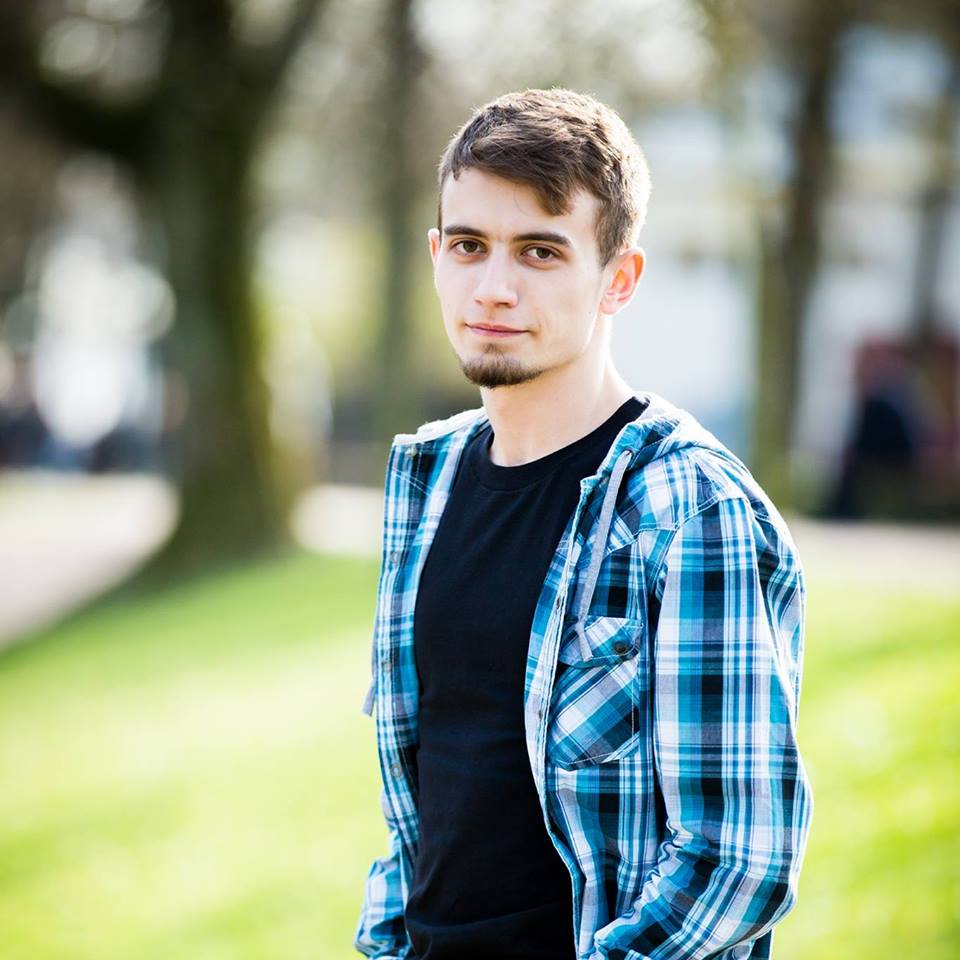
#> input picture Project/canny/faces_imgs/img2.jpg, 960 x 960 px; its folder holds only this picture in this run
$ python main.py   (older library calls are emulated)
#> lines starting #> are read from the running program, lines starting #| are printed output that depends on the picture; after the words box and inside, x2 and y2 are one past the last pixel; in counts of white or black regions, pixels touching at a corner belong together
from scipy import ndimage
from scipy.ndimage.filters import convolve

from scipy import misc
from scipy import ndimage
import numpy as np
import cv2 as cv2
from os import environ
import matplotlib.pyplot as plt

import numpy as np
import matplotlib.pyplot as plt
import matplotlib.image as mpimg
import os
import scipy.misc as sm


def rgb2gray(rgb):
    r, g, b = rgb[:, :, 1], rgb[:, :, 0], rgb[:, :, 2]
    gray = 0.2989 * r + 0.5870 * g + 0.1140 * b

    return gray


def load_data(dir_name='faces_imgs'):
    '''
    Load images from the "faces_imgs" directory
    Images are in JPG and we convert it to gray scale images
    '''
#> called with dir_name = 'faces_imgs'
    imgs = []
    for filename in os.listdir(dir_name):
        if os.path.isfile(dir_name + '/' + filename):
            img = mpimg.imread(dir_name + '/' + filename)
#> img is the input picture: shape (960, 960, 3); mean R, G, B 141.4, 154.4, 134.7
            img = rgb2gray(img)
#> in rgb2gray, `gray = 0.2989 * r + 0.5870 * g + 0.1140 * b`:
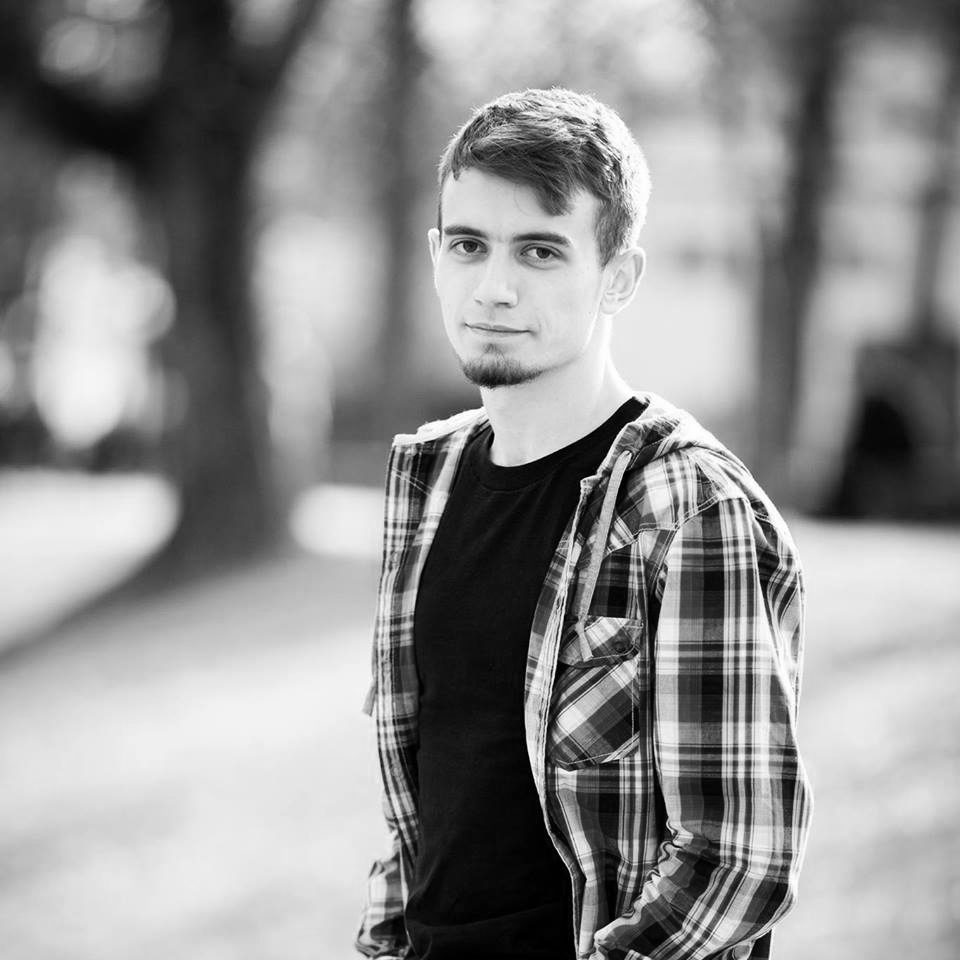
#> gray: shape (960, 960) float64; min 0, max 255, mean 144.5
            plt.imshow(img,cmap='gray')
            plt.show()
            imgs.append(img)
    return imgs


def visualize(imgs, format=None, gray=False):
    plt.figure(figsize=(20, 40))
    for i, img in enumerate(imgs):
        if img.shape[0] == 3:
            img = img.transpose(1, 2, 0)
        plt_idx = i + 1
        plt.subplot(2, 2, plt_idx)
        plt.imshow(img, cmap='gray')
    plt.show()


class cannyEdgeDetector:
    def __init__(self, imgs, sigma=1, kernel_size=5, weak_pixel=75, strong_pixel=255, lowthreshold=0.05,
                 highthreshold=0.15):
        self.imgs = imgs
        self.imgs_final = []
        self.img_smoothed = None
        self.gradientMat = None
        self.thetaMat = None
        self.nonMaxImg = None
        self.thresholdImg = None
        self.weak_pixel = weak_pixel
        self.strong_pixel = strong_pixel
        self.sigma = sigma
        self.kernel_size = kernel_size
        self.lowThreshold = lowthreshold
        self.highThreshold = highthreshold
        return

    def gaussian_kernel(self, size, sigma=1):
        size = int(size) // 2
        x, y = np.mgrid[-size:size + 1, -size:size + 1]
        normal = 1 / (2.0 * np.pi * sigma ** 2)
        g = np.exp(-((x ** 2 + y ** 2) / (2.0 * sigma ** 2))) * normal
        return g

    def sobel_filters(self, img):
        Kx = np.array([[-1, 0, 1], [-2, 0, 2], [-1, 0, 1]], np.float32)
        Ky = np.array([[1, 2, 1], [0, 0, 0], [-1, -2, -1]], np.float32)

        Ix = ndimage.filters.convolve(img, Kx)
        Iy = ndimage.filters.convolve(img, Ky)

        G = np.hypot(Ix, Iy)
        G = G / G.max() * 255
        theta = np.arctan2(Iy, Ix)
        return (G, theta)

    def non_max_suppression(self, img, D):
        M, N = img.shape
        Z = np.zeros((M, N), dtype=np.int32)
        angle = D * 180. / np.pi
        angle[angle < 0] += 180

        for i in range(1, M - 1):
            for j in range(1, N - 1):
                try:
                    q = 255
                    r = 255

                    # angle 0
                    if (0 <= angle[i, j] < 22.5) or (157.5 <= angle[i, j] <= 180):
                        q = img[i, j + 1]
                        r = img[i, j - 1]
                    # angle 45
                    elif (22.5 <= angle[i, j] < 67.5):
                        q = img[i + 1, j - 1]
                        r = img[i - 1, j + 1]
                    # angle 90
                    elif (67.5 <= angle[i, j] < 112.5):
                        q = img[i + 1, j]
                        r = img[i - 1, j]
                    # angle 135
                    elif (112.5 <= angle[i, j] < 157.5):
                        q = img[i - 1, j - 1]
                        r = img[i + 1, j + 1]

                    if (img[i, j] >= q) and (img[i, j] >= r):
                        Z[i, j] = img[i, j]
                    else:
                        Z[i, j] = 0


                except IndexError as e:
                    pass

        return Z

    def threshold(self, img):

        highThreshold = img.max() * self.highThreshold;
        lowThreshold = highThreshold * self.lowThreshold;

        M, N = img.shape
        res = np.zeros((M, N), dtype=np.int32)

        weak = np.int32(self.weak_pixel)
        strong = np.int32(self.strong_pixel)

        strong_i, strong_j = np.where(img >= highThreshold)
        zeros_i, zeros_j = np.where(img < lowThreshold)

        weak_i, weak_j = np.where((img <= highThreshold) & (img >= lowThreshold))

        res[strong_i, strong_j] = strong
        res[weak_i, weak_j] = weak

        return (res)

    def hysteresis(self, img):

        M, N = img.shape
        weak = self.weak_pixel
        strong = self.strong_pixel

        for i in range(1, M - 1):
            for j in range(1, N - 1):
                if (img[i, j] == weak):
                    try:
                        if ((img[i + 1, j - 1] == strong) or (img[i + 1, j] == strong) or (img[i + 1, j + 1] == strong)
                                or (img[i, j - 1] == strong) or (img[i, j + 1] == strong)
                                or (img[i - 1, j - 1] == strong) or (img[i - 1, j] == strong) or (
                                        img[i - 1, j + 1] == strong)):
                            img[i, j] = strong
                        else:
                            img[i, j] = 0
                    except IndexError as e:
                        pass

        return img

    def detect(self):
        imgs_final = []
        for i, img in enumerate(self.imgs):
            self.img_smoothed = convolve(img, self.gaussian_kernel(self.kernel_size, self.sigma))
            plt.imshow(self.img_smoothed,cmap='gray')
            plt.show()
            self.gradientMat, self.thetaMat = self.sobel_filters(self.img_smoothed)
            self.nonMaxImg = self.non_max_suppression(self.gradientMat, self.thetaMat)
            plt.imshow(self.nonMaxImg,cmap='gray')
            plt.show()
            self.thresholdImg = self.threshold(self.nonMaxImg)
            plt.imshow(self.thresholdImg,cmap='gray')
            plt.show()
            img_final = self.hysteresis(self.thresholdImg)
            self.imgs_final.append(img_final)

            plt.imshow(img_final,cmap='gray')
            plt.show()
        return self.imgs_final

def visualize(imgs, format=None, gray=False):
    plt.figure(figsize=(20, 40))
    for i, img in enumerate(imgs):
        if img.shape[0] == 3:
            img = img.transpose(1, 2, 0)
        plt_idx = i + 1
        plt.subplot(2, 2, plt_idx)
        plt.imshow(img, format)
    plt.show()


imgs = load_data()
#> imgs = 1 item
detector = cannyEdgeDetector(imgs)
res = detector.detect()
#> the loop in detect, `for i, img in enumerate(self.imgs):` made 1 pass
#> (size in gaussian_kernel, normal in gaussian_kernel, Kx in sobel_filters, Ky in sobel_filters, highThreshold in threshold, lowThreshold in threshold) on pass 1: (2, 0.159, [[-1, 0, 1], [-2, 0, 2], [-1, 0, 1]], [[1, 2, 1], [0, 0, 0], [-1, -2, -1]], 38.25, 1.91)
#> pass 1, in sobel_filters, `Iy = ndimage.filters.convolve(img, Ky)`:
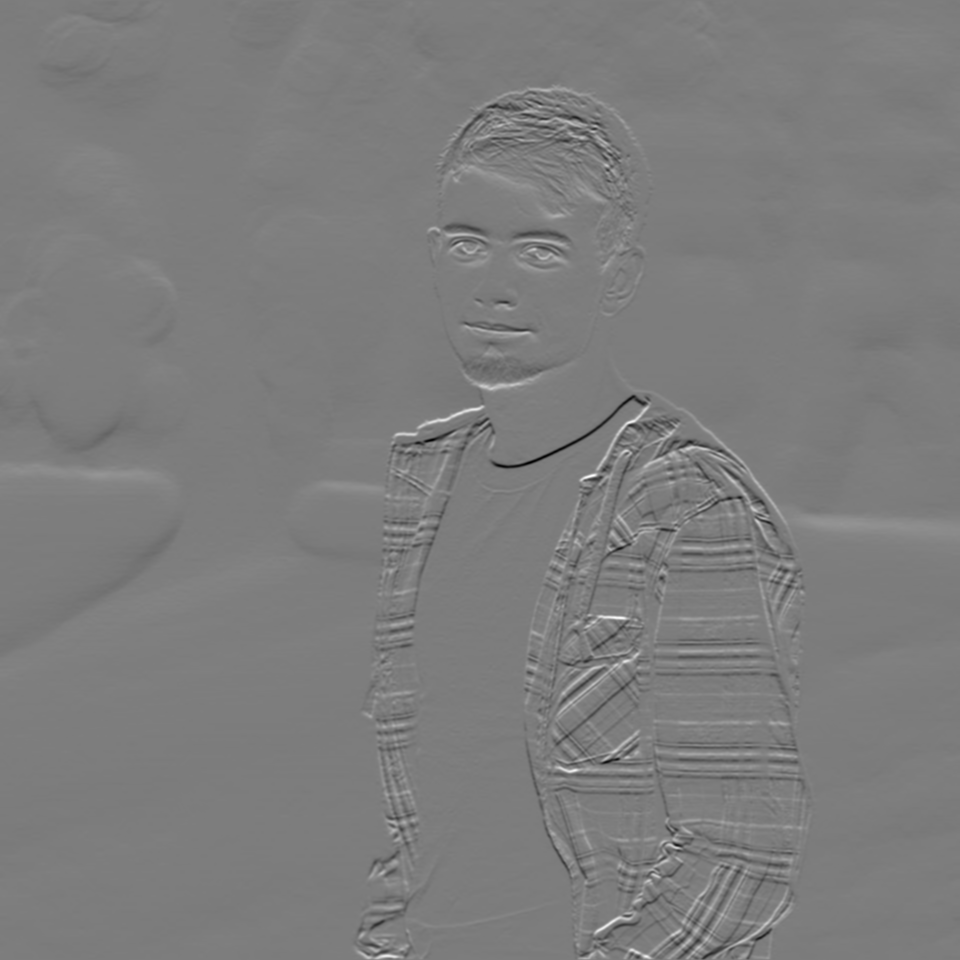
#> Iy: shape (960, 960) float64; min -536.2, max 557.1, mean 0.1; drawn with min black and max white
#> pass 1, in sobel_filters, `G = np.hypot(Ix, Iy)`:
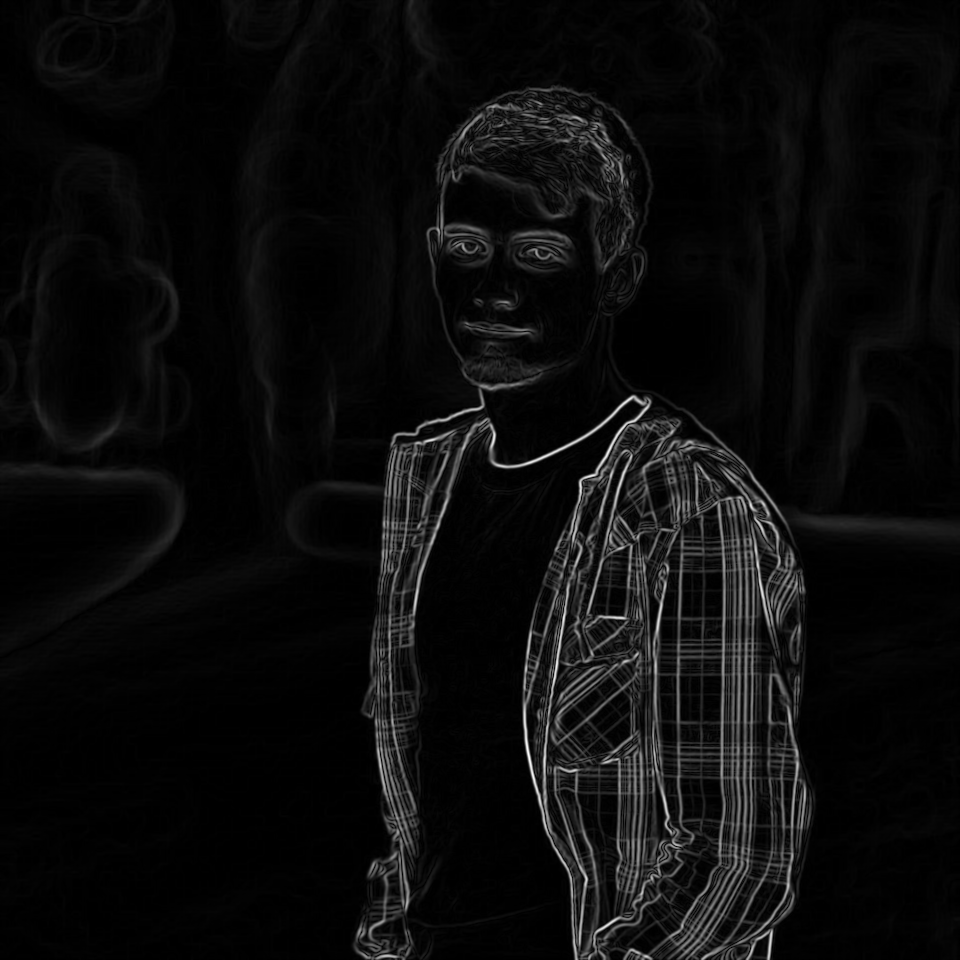
#> G: shape (960, 960) float64; min 0, max 614.1, mean 29.9; drawn with min black and max white
#> pass 1, in detect, `plt.show()`:
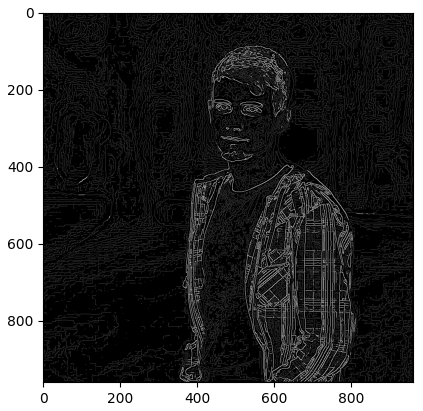
#> figure drawn by matplotlib, 1 panel
#> after the loop in detect, `for i, img in enumerate(self.imgs):`:
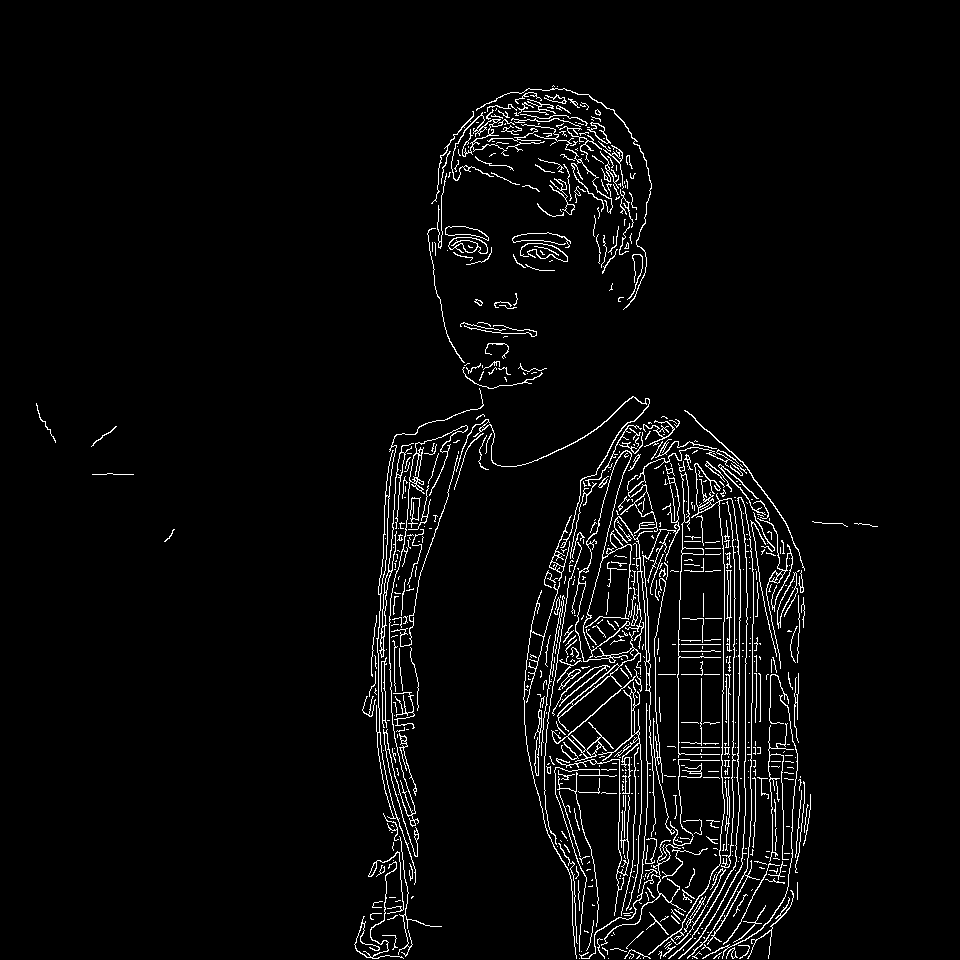
#> self.thresholdImg: shape (960, 960) int32; 3.7% white in thin lines or dots, all inside (x1, y1, x2, y2) = (36, 85, 878, 959)
#> res = 1 item
